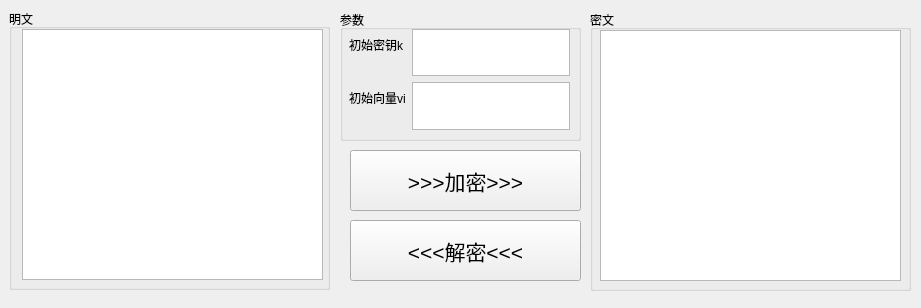
<?xml version="1.0" encoding="UTF-8"?>
<ui version="4.0">
 <class>MainWindow</class>
 <widget class="QMainWindow" name="MainWindow">
  <property name="geometry">
   <rect>
    <x>0</x>
    <y>0</y>
    <width>921</width>
    <height>308</height>
   </rect>
  </property>
  <property name="windowTitle">
   <string>ZUC</string>
  </property>
  <widget class="QWidget" name="centralwidget">
   <widget class="QGroupBox" name="groupBox_msg">
    <property name="geometry">
     <rect>
      <x>9</x>
      <y>9</y>
      <width>321</width>
      <height>281</height>
     </rect>
    </property>
    <property name="title">
     <string>明文</string>
    </property>
    <widget class="QPlainTextEdit" name="messageText">
     <property name="geometry">
      <rect>
       <x>13</x>
       <y>20</y>
       <width>301</width>
       <height>251</height>
      </rect>
     </property>
    </widget>
   </widget>
   <widget class="QGroupBox" name="groupBox_cip">
    <property name="geometry">
     <rect>
      <x>590</x>
      <y>10</y>
      <width>321</width>
      <height>281</height>
     </rect>
    </property>
    <property name="title">
     <string>密文</string>
    </property>
    <widget class="QPlainTextEdit" name="cipherText">
     <property name="geometry">
      <rect>
       <x>10</x>
       <y>20</y>
       <width>301</width>
       <height>251</height>
      </rect>
     </property>
    </widget>
   </widget>
   <widget class="QGroupBox" name="groupBox_param">
    <property name="geometry">
     <rect>
      <x>340</x>
      <y>10</y>
      <width>241</width>
      <height>131</height>
     </rect>
    </property>
    <property name="title">
     <string>参数</string>
    </property>
    <widget class="QWidget" name="formLayoutWidget">
     <property name="geometry">
      <rect>
       <x>9</x>
       <y>19</y>
       <width>221</width>
       <height>101</height>
      </rect>
     </property>
     <layout class="QFormLayout" name="formLayout">
      <item row="0" column="1">
       <widget class="QPlainTextEdit" name="text_k">
        <property name="plainText">
         <string/>
        </property>
        <property name="centerOnScroll">
         <bool>false</bool>
        </property>
        <property name="placeholderText">
         <string>32位HEX值</string>
        </property>
       </widget>
      </item>
      <item row="1" column="0">
       <widget class="QLabel" name="label_vi">
        <property name="text">
         <string>初始向量vi</string>
        </property>
       </widget>
      </item>
      <item row="1" column="1">
       <widget class="QPlainTextEdit" name="text_vi">
        <property name="plainText">
         <string/>
        </property>
        <property name="placeholderText">
         <string>32位HEX值</string>
        </property>
       </widget>
      </item>
      <item row="0" column="0">
       <widget class="QLabel" name="label_k">
        <property name="text">
         <string>初始密钥k</string>
        </property>
       </widget>
      </item>
     </layout>
    </widget>
   </widget>
   <widget class="QPushButton" name="PB_encode">
    <property name="geometry">
     <rect>
      <x>350</x>
      <y>150</y>
      <width>231</width>
      <height>61</height>
     </rect>
    </property>
    <property name="font">
     <font>
      <pointsize>16</pointsize>
     </font>
    </property>
    <property name="text">
     <string>&gt;&gt;&gt;加密&gt;&gt;&gt;</string>
    </property>
   </widget>
   <widget class="QPushButton" name="PB_decode">
    <property name="geometry">
     <rect>
      <x>350</x>
      <y>220</y>
      <width>231</width>
      <height>61</height>
     </rect>
    </property>
    <property name="font">
     <font>
      <pointsize>16</pointsize>
     </font>
    </property>
    <property name="text">
     <string>&lt;&lt;&lt;解密&lt;&lt;&lt;</string>
    </property>
   </widget>
  </widget>
 </widget>
 <resources/>
 <connections/>
</ui>
